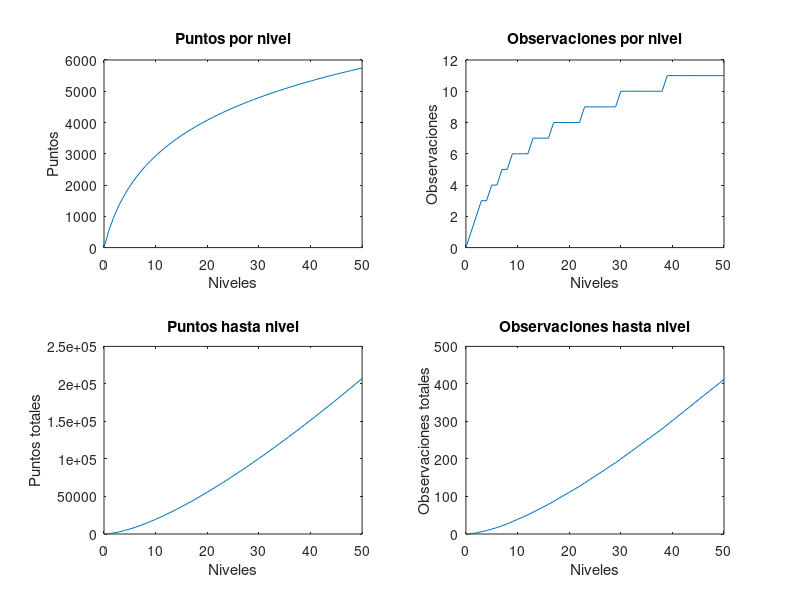

Write MATLAB code to recreate this figure.
% numero de niveles
n = 50;

% ppo
ppo = 500;

% nivel
N = 0:n;

% puntos por nivel
ppn = log((N/3)+1) * 2000;

% observaciones por nivel
opn = round(ppn/ppo);

% puntos y observaciones hasta nivel
ptot = zeros(1,51);
otot = zeros(1,51);

for k = 1:n+1
    ptot(k) = sum(ppn(1:k));
    otot(k) = sum(opn(1:k));
end

subplot(2,2,1)
plot(N, ppn);
title('Puntos por nivel');
ylabel('Puntos');
xlabel('Niveles');

subplot(2,2,2);
plot(N, opn);
title('Observaciones por nivel');
ylabel('Observaciones');
xlabel('Niveles');

subplot(2,2,3)
plot(N, ptot);
title('Puntos hasta nivel');
ylabel('Puntos totales');
xlabel('Niveles');

subplot(2,2,4);
plot(N, otot);
title('Observaciones hasta nivel');
ylabel('Observaciones totales');
xlabel('Niveles');

